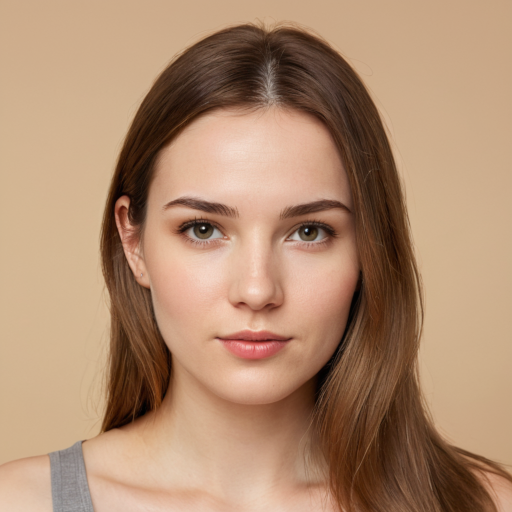
#> input picture pyaesthetics/data/face1.png, 512 x 512 px
$ python visualcomplexity.py   (older library calls are emulated)
#> lines starting #> are read from the running program, lines starting #| are printed output that depends on the picture; long printed decimals are rounded
### pyaesthetics/quadtreedecomposition.py
#!/usr/bin/env python3
# -*- coding: utf-8 -*-
"""
This file contains a class and functions to perform a Quadratic Tree decomposition
of an image and to visually inspect it.

Created on Mon Apr 16 11:49:45 2018
Last edited on Fri Aug 2 11:46:24 2024

@author: Giulio Gabrieli (gack94@gmail.com)
"""

import os # to handle filesystem files
import cv2 # for image manipulation
import numpy as np # numerical computation
import matplotlib.pyplot as plt # for data visualization
import matplotlib.patches as patches # for drawing rectangles in the plot
import math

###############################################################################
#                                                                             #
#                      Quadratic Tree Decomposition                           #
#                                                                             #
###############################################################################
""" This section handles Quadratic Tree Decomposition. """

class quadTree:
    """
    This class performs a QuadTree decomposition of an image.

    During initialization, the QuadTree decomposition is done and results are stored in `self.blocks`
    as a list containing [x, y, height, width, Std]. To visualize the results, use the `plot()` method.
    The total number of blocks is stored in `self.nblocks`, while the standardized complexity (number of
    blocks divided by the total possible number of blocks is stored in `self.standardized_complexity`.
    Standardized complexity may range from 0 to 1 (with one being the highest complexity possible).
    The minSize parameter can be automatically adjusted to the common divisor of image width and height closest
    to the inputted minSize via the `autoadjust` parameter (default to False). The adjusted `minSize` can be
    obtained (if `autoadjust` = True) by accessing self.minSize.
    """

    # [28 lines left out: function plot, not called in this run]

    def quad_tree_decomposition(self, img, x, y, minStd, minSize):
        """
        Evaluate the mean and standard deviation of an image block, and decide whether to perform
        further splits of the block.

        :param img: Image to analyze
        :type img: numpy.ndarray
        :param x: X offset of the block to analyze
        :type x: int
        :param y: Y offset of the block to analyze
        :type y: int
        :param minStd: Standard deviation threshold for subsequent splitting
        :type minStd: int
        :param minSize: Size threshold for subsequent splitting, in pixels
        :type minSize: int
        """
        h, w = img.shape # Get the height and width of the image
        mean, std = cv2.meanStdDev(img) # Compute the mean and standard deviation
        mean, std = [int(mean.item()), int(std.item())]
        if std >= minStd and max(h/2, w/2) >= minSize: # Check if std and size thresholds are met
            # Decide whether to split along X or Y axis
            if w >= h: # Split along the X axis
                w2 = int(w / 2) # Compute new width
                img1 = img[0:h, 0:w2] # Create the left subimage
                img2 = img[0:h, w2:] # Create the right subimage
                # Recursively perform QuadTree decomposition
                self.quad_tree_decomposition(img1, x, y, minStd, minSize)
                self.quad_tree_decomposition(img2, x + w2, y, minStd, minSize)
            else: # Split along the Y axis
                h2 = int(h / 2) # Compute new height
                img1 = img[0:h2, 0:] # Create the upper subimage
                img2 = img[h2:, 0:] # Create the lower subimage
                # Recursively perform QuadTree decomposition
                self.quad_tree_decomposition(img1, x, y, minStd, minSize)
                self.quad_tree_decomposition(img2, x, y + h2, minStd, minSize)
        else:
            # Add the block to the results if it does not meet the splitting criteria
            self.blocks.append([x, y, h, w, std])
            self.nblocks = len(self.blocks)
            self.standardized_complexity = self.nblocks / self.max_n_blocks

    def __init__(self, img, minStd, minSize, autoadjust = False):
        """
        Initialize the QuadTree decomposition analysis.

        :param img: Image to analyze
        :type img: numpy.ndarray
        :param minStd: Standard deviation threshold for subsequent splitting
        :type minStd: int
        :param minSize: Size threshold for subsequent splitting, in pixels
        :type minSize: int
        """
        self.blocks = [] # Initialize the results list
        self.img = img # Assign the image
        self.params = [minStd, minSize] # Set the parameters
        self.minSize = minSize
        if(autoadjust):
            self.minSize = closest_common_divisor(self.img.shape[0], self.img.shape[1], minSize)
            print('Minimum size has been adjusted automatically. The new minSize is ', self.minSize)
        self.max_n_blocks = self.max_quadtree_leaves(self.img.shape[0], self.img.shape[1], self.minSize)
        self.nblocks = 0
        self.standardized_complexity = 0

        self.quad_tree_decomposition(self.img, 0, 0, minStd, self.minSize) # Start the decomposition

    def max_quadtree_leaves(self, width, height, min_leaf_size):
        """
        Calculate the maximum number of leaves in a quadtree decomposition of an image.

        :param width: Width of the image in pixels.
        :type width: int
        :param height: Height of the image in pixels.
        :type height: int
        :param min_leaf_size: Minimum size of each side of a leaf in pixels.
        :type min_leaf_size: int
        :return: Maximum number of leaves in the quadtree decomposition.
        :rtype: int
        """

        # Calculate maximum depth for width and height
        depth_width = 1
        while width /2/ 2**depth_width >= min_leaf_size:
            depth_width+=1


        # Calculate maximum depth for width and height
        depth_height = 1
        while height/2 / 2**depth_height >= min_leaf_size:
            depth_height+=1

        return((2**depth_height) * (2**depth_width))

# [39 lines left out: functions common_divisors, closest_common_divisor, not called in this run]

###############################################################################
#                                                                             #
#                                  DEBUG                                      #
#                                                                             #
###############################################################################

""" For debug purposes, this section reads a sample image and performs QuadTree decomposition. """

# [20 lines that do not run on import are left out]

### pyaesthetics/utils.py
#!/usr/bin/env python3
# -*- coding: utf-8 -*-
"""
This modules contains different utilities  that are used across different modules in pyaesthetics.

Created on Fri Aug 2 10:51:17 2024
Last Edited on Wed Sep 11 18:53:30 2024

@author: Giulio Gabrieli (gack94@gmail.com)
"""

import os

from PIL import Image #to handle filesystem files
import cv2 #for image manipulation
import numpy as np #numerical computation
import pandas as pd
import pytesseract  # Pytesseract for Optical Character Recognition (OCR)
from imutils.perspective import four_point_transform
import matplotlib.pyplot as plt

try:
    from . import analysis
except:
    import analysis

# [109 lines left out: functions sRGB2RGB, find_parent_node, find_child_nodes, find_neighbors, not called in this run]

def calculate_gradient(image):
    """
    Calculate the gradient of an image using the Sobel operator.

    :param image: Input image (single channel).
    :return: Gradient magnitude of the image.
    """
    grad_x = cv2.Sobel(image, cv2.CV_64F, 1, 0, ksize=3)
    grad_y = cv2.Sobel(image, cv2.CV_64F, 0, 1, ksize=3)
    gradient_magnitude = cv2.magnitude(grad_x, grad_y)

    return gradient_magnitude


# [72 lines left out: functions runtest, textdetection, tablify_results, not called in this run]


###############################################################################
#                                                                             #
#                                  DEBUG                                      #
#                                                                             #
###############################################################################
""" For debug purposes."""

# [13 lines that do not run on import are left out]


### pyaesthetics/visualcomplexity.py
#!/usr/bin/env python3
# -*- coding: utf-8 -*-
"""
This module is used to evaluate the visual complexity of an image.

Created on Sat Aug  3 11:34:57 2024
Last edited on Sat Aug 13:46:43 2024

@author: Giulio Gabrieli (gack94@gmail.com)
"""

import os
import cv2  # OpenCV library for image processing
import matplotlib.pyplot as plt  # Matplotlib for plotting images
from PIL import Image  # Python Imaging Library for image processing
import numpy as np  # NumPy for numerical operations

# Attempt to import internal modules of pyaesthetics, handling both relative and absolute imports
try:
    from . import quadtreedecomposition
    from . import utils
except:
    import quadtreedecomposition
    import utils


###############################################################################
#                                                                             #
#                            Visual Complexity                                #
#                                                                             #
###############################################################################

# [67 lines left out: functions get_visual_complexity_quadtree, get_visual_complexity_gradient, get_visual_complexity_weight, not called in this run]

###############################################################################
#                                                                             #
#                                  DEBUG                                      #
#                                                                             #
###############################################################################

if __name__ == '__main__':

    basepath = os.path.dirname(os.path.realpath(__file__))

    # Path to a sample image for debugging   # Set the data path to use sample images
    data_folder = basepath + "/data/"

    # Path to a sample image
    sample_img = data_folder + "face1.png"

    # Read the sample image in color and grayscale
    image = cv2.imread(sample_img)
#> image is the input picture: shape (512, 512, 3); mean B, G, R 111.9, 139.1, 174.6
    image_bw = cv2.imread(sample_img, 0)
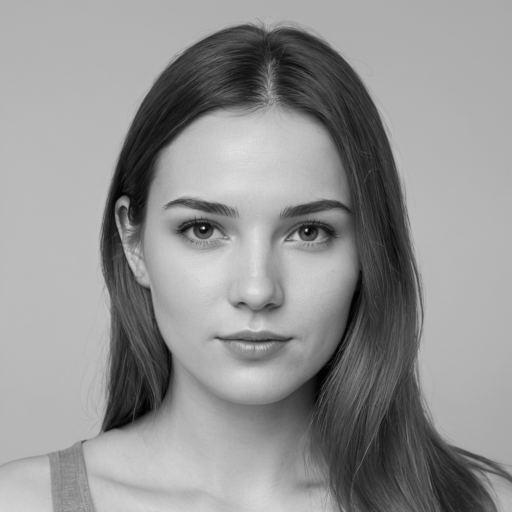
#> image_bw: shape (512, 512); min 0, max 230, mean 146.1

    # Analyze the sample image using quadtree decomposition and gradient magnitude methods
    qt_complexity = get_visual_complexity_quadtree(image_bw, minStd=10, minSize=20)
#> in quad_tree_decomposition, `mean, std = cv2.meanStdDev(img)`: mean = [146.1]; std = [55.04]
#> in quad_tree_decomposition, `mean, std = [int(mean.item()), int(std.item())]`: mean = 146; std = 55
#> in quad_tree_decomposition (call 20), `mean, std = cv2.meanStdDev(img)`: mean = [116]; std = [62.4]
#> in quad_tree_decomposition (call 20), `mean, std = [int(mean.item()), int(std.item())]`: mean = 116; std = 62
#> in quad_tree_decomposition (call 20), `img2 = img[0:h, w2:]`:
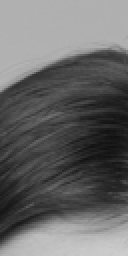
#> img2: shape (128, 64) (shown 2 times larger); min 16, max 206, mean 103.4
#> in quad_tree_decomposition (call 34), `mean, std = cv2.meanStdDev(img)`: mean = [103.4]; std = [57.88]
#> in quad_tree_decomposition (call 34), `mean, std = [int(mean.item()), int(std.item())]`: mean = 103; std = 57
#> in quad_tree_decomposition (call 34), `img1 = img[0:h2, 0:]`:
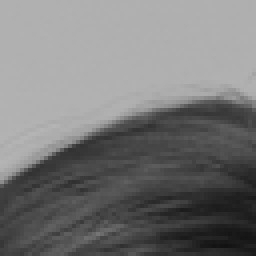
#> img1: shape (64, 64) (shown 4 times larger); min 18, max 180, mean 119.4
#> in quad_tree_decomposition (call 34), `img2 = img[h2:, 0:]`:
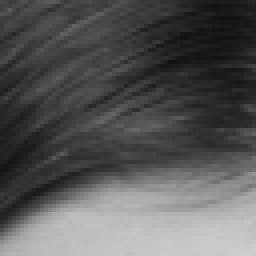
#> img2: shape (64, 64) (shown 4 times larger); min 16, max 206, mean 87.3
#> in quad_tree_decomposition (call 35), `mean, std = cv2.meanStdDev(img)`: mean = [119.4]; std = [55.45]
#> in quad_tree_decomposition (call 35), `mean, std = [int(mean.item()), int(std.item())]`: mean = 119; std = 55
#> in quad_tree_decomposition (call 35), `img2 = img[0:h, w2:]`:
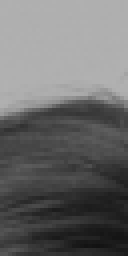
#> img2: shape (64, 32) (shown 4 times larger); min 18, max 177, mean 106.8
#> in quad_tree_decomposition (call 36), `mean, std = cv2.meanStdDev(img)`: mean = [132]; std = [50.61]
#> in quad_tree_decomposition (call 36), `mean, std = [int(mean.item()), int(std.item())]`: mean = 132; std = 50
#> in quad_tree_decomposition (call 36), `img2 = img[h2:, 0:]`:
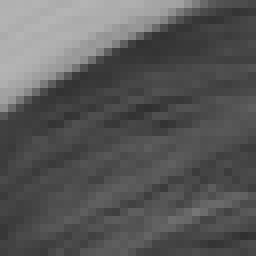
#> img2: shape (32, 32) (shown 8 times larger); min 48, max 180, mean 89.1
#> in quad_tree_decomposition (call 39), `mean, std = cv2.meanStdDev(img)`: mean = [106.8]; std = [57.18]
#> in quad_tree_decomposition (call 39), `mean, std = [int(mean.item()), int(std.item())]`: mean = 106; std = 57
#> in quad_tree_decomposition (call 39), `img2 = img[h2:, 0:]`:
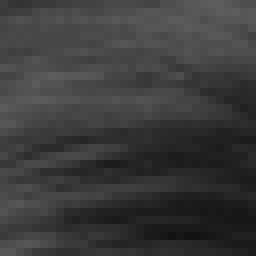
#> img2: shape (32, 32) (shown 8 times larger); min 18, max 94, mean 58.3
#> qt_complexity = 0.66
    grad_complexity = get_visual_complexity_gradient(image)
#> in get_visual_complexity_gradient, `lab_image = cv2.cvtColor(image, cv2.COLOR_BGR2Lab)`: lab_image: shape (1024, 1024, 3); mean of channels 0, 1, 2 152.6, 137.9, 147.9
#> grad_complexity = 18.14
    weight_complexity = get_visual_complexity_weight(sample_img)

    # Print the analysis results
    print(qt_complexity, grad_complexity, weight_complexity)
#| 0.6602 18.140 321173
